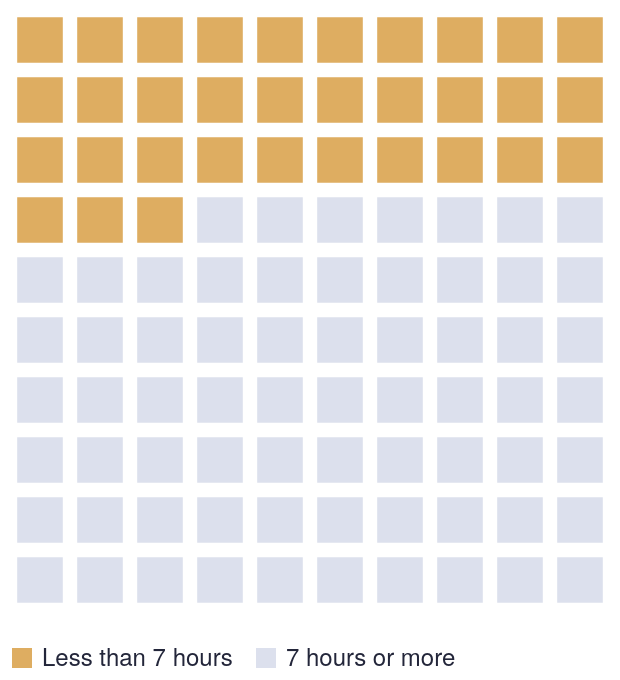

This figure's Vega-Lite source:
### Vega-Lite specification from a JSON file in a GitHub repository (floating-point values rounded to 4 significant figures)
{"$schema": "https://vega.github.io/schema/vega-lite/v5.json", "width": 300, "height": 300, "data": {"sequence": {"start": 0, "stop": 100, "as": "i"}}, "transform": [{"calculate": "datum.i % 10", "as": "col"}, {"calculate": "floor(datum.i / 10)", "as": "row"}, {"calculate": "datum.i < round(33 * reveal) ? 'Less than 7 hours' : '7 hours or more'", "as": "group"}], "params": [{"name": "reveal", "value": 1}], "mark": {"type": "square", "size": 520, "cornerRadius": 3}, "encoding": {"x": {"field": "col", "type": "ordinal", "axis": null}, "y": {"field": "row", "type": "ordinal", "axis": null}, "color": {"field": "group", "type": "nominal", "title": null, "scale": {"domain": ["Less than 7 hours", "7 hours or more"], "range": ["#d08a1e", "#cdd3e6"]}, "legend": {"orient": "bottom", "direction": "horizontal"}}, "tooltip": [{"field": "group", "title": "Usual sleep"}]}, "config": {"background": "transparent", "font": "'Source Sans 3', 'Helvetica Neue', Arial, sans-serif", "view": {"stroke": null}, "title": {"font": "Fraunces, Georgia, serif", "fontSize": 18, "fontWeight": 600, "color": "#23263a", "anchor": "start", "subtitleFont": "'Source Sans 3', 'Helvetica Neue', Arial, sans-serif", "subtitleFontSize": 13, "subtitleFontWeight": 400, "subtitleColor": "#5d6077", "offset": 12}, "axis": {"labelFontSize": 12, "titleFontSize": 12, "titleColor": "#5d6077", "labelColor": "#5d6077", "gridColor": "#e6e3dc", "labelLimit": 320, "domainColor": "#c9c5bb", "tickColor": "#c9c5bb", "titleFontWeight": 400}, "legend": {"labelLimit": 260, "titleLimit": 300, "labelFontSize": 12, "titleFontSize": 12, "titleColor": "#5d6077", "labelColor": "#23263a", "titleFontWeight": 400}, "header": {"labelFontSize": 13, "labelColor": "#23263a", "titleFontSize": 13}, "text": {"font": "'Source Sans 3', 'Helvetica Neue', Arial, sans-serif", "color": "#23263a"}}}
